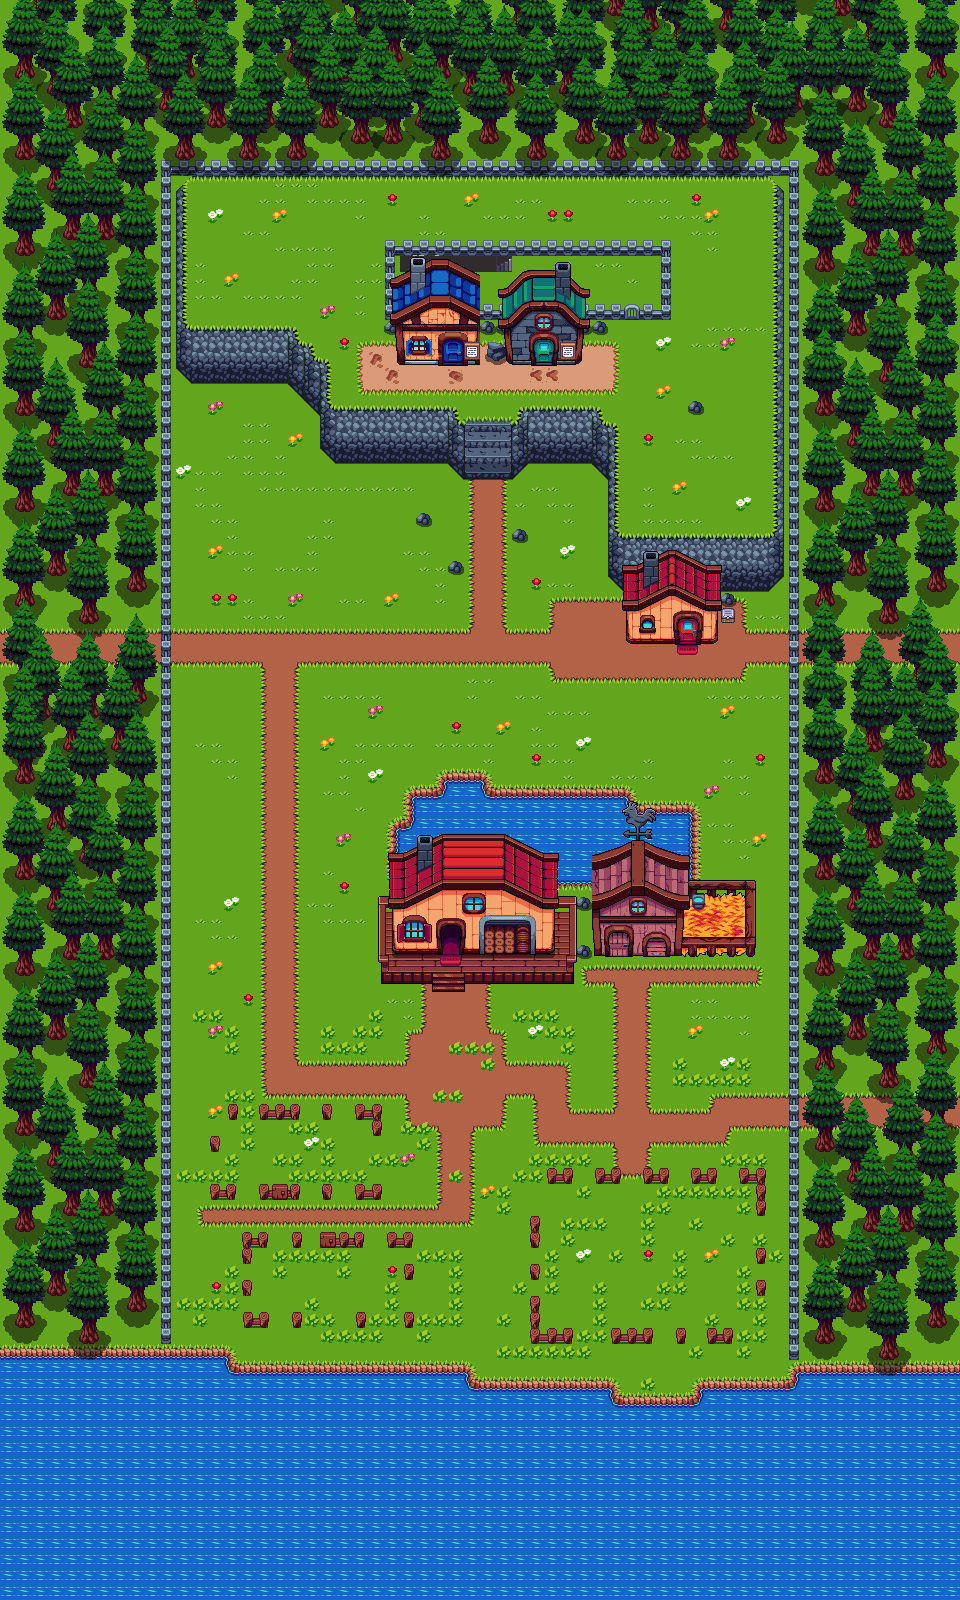

Rendered tile map (Tiled .tmx) drawn with the repository's tilesets; below, a short description and the map source with its tile grids summarised:
An orthogonal 60x100 tile map with 16x16 px tiles, 6 tile layers (suelo, capa montaña, capa valla, fondo, ...), 15 tilesets and 163 objects (puertaxoel, puertaeva, puertawuan, puertafinal).

<map version="1.10" tiledversion="1.10.2" orientation="orthogonal" renderorder="right-down" width="60" height="100" tilewidth="16" tileheight="16" infinite="0" nextlayerid="29" nextobjectid="581">
 <tileset firstgid="1" source="tilemap_summer.tsx" />
 <tileset firstgid="267" source="buildings_all.tsx" />
 <tileset firstgid="9426" source="tileset_enviorement_summer.tsx" />
 <tileset firstgid="9951" source="scarecrow.tsx" />
 <tileset firstgid="9957" source="tilemap_fall.tsx" />
 <tileset firstgid="10223" source="tileset_enviorement_fall.tsx" />
 <tileset firstgid="10748" source="tileset_enviorement_winter.tsx" />
 <tileset firstgid="11273" source="tilemap_winter.tsx" />
 <tileset firstgid="11539" source="scarecrow_snow.tsx" />
 <tileset firstgid="11545" source="arboles.tsx" />
 <tileset firstgid="11549" source="mapa_invierno_v1.tsx" />
 <tileset firstgid="23549" source="atlas_16x.tsx" />
 <tileset firstgid="24317" source="arboles_invierno.tsx" />
 <tileset firstgid="24319" source="arboles2.tsx" />
 <tileset firstgid="24330" source="mapa_verano_v1.tsx" />
 <layer id="11" name="suelo" width="60" height="100">
  <data>[6000 cells, 6000 non-empty, 27 distinct tile ids]</data>
 </layer>
 <layer id="6" name="capa montaña" width="60" height="100">
  <data>[6000 cells, 738 non-empty, 55 distinct tile ids]</data>
 </layer>
 <layer id="5" name="capa valla" width="60" height="100">
  <data>[6000 cells, 736 non-empty, 45 distinct tile ids]</data>
 </layer>
 <layer id="18" name="fondo" width="60" height="100">
  <data>[6000 cells, 2321 non-empty, 2321 distinct tile ids]</data>
 </layer>
 <layer id="13" name="capa casas2" width="60" height="100">
  <data>[6000 cells, 454 non-empty, 454 distinct tile ids]</data>
 </layer>
 <layer id="25" name="carteles" width="60" height="100">
  <data>[6000 cells, 4 non-empty, 2 distinct tile ids]</data>
 </layer>
 <objectgroup id="28" name="arboles">
  <object id="534" gid="24320" x="311" y="398.5" width="56" height="98" />
  <object id="535" gid="24320" x="200.75" y="353" width="56" height="98" />
  <object id="536" gid="24320" x="185.5" y="485" width="56" height="98" />
  <object id="537" gid="24320" x="170.75" y="631.75" width="56" height="98" />
  <object id="538" gid="24320" x="338.75" y="493.75" width="56" height="98" />
  <object id="539" gid="24320" x="254.25" y="661.75" width="56" height="98" />
  <object id="540" gid="24320" x="367" y="800.75" width="56" height="98" />
  <object id="541" gid="24320" x="579.75" y="683.75" width="56" height="98" />
  <object id="542" gid="24320" x="461.75" y="678.5" width="56" height="98" />
  <object id="543" gid="24320" x="490" y="490.5" width="56" height="98" />
  <object id="544" gid="24320" x="575" y="333.5" width="56" height="98" />
  <object id="545" gid="24320" x="569.75" y="276.75" width="56" height="98" />
  <object id="546" gid="24320" x="254.5" y="248" width="56" height="98" />
 </objectgroup>
 <objectgroup id="10" name="colisiones">
  <object id="195" x="165" y="162" width="634" height="11.5" />
  <object id="196" x="703" y="1379" width="97" height="64.3333" />
  <object id="197" x="589.333" y="1393.33" width="117" height="46.6667" />
  <object id="198" x="451.667" y="1379" width="161" height="62" />
  <object id="199" x="222" y="1361.67" width="240.333" height="80.3333" />
  <object id="203" x="160.667" y="1352" width="70" height="90.3333" />
  <object id="213" x="739" y="1168" width="26" height="10.3333" />
  <object id="221" x="755.33" y="1168.33" width="10.3333" height="42.833" />
  <object id="227" x="611" y="1328" width="41.833" height="10.3333" />
  <object id="236" x="530" y="1216" width="10.25" height="27.205" />
  <object id="291" x="789" y="152" width="15.5" height="1222.5" />
  <object id="292" x="143.5" y="147" width="28.5" height="1198.5" />
  <object id="293" x="381.182" y="973.18" width="51.4091" height="6.54545" />
  <object id="294" x="464.295" y="974" width="109.205" height="6.40909" />
  <object id="295" x="564.75" y="896.25" width="9" height="80" />
  <object id="296" x="380.5" y="896.5" width="8" height="76.5" />
  <object id="298" x="388.75" y="820.25" width="310.25" height="74.5" />
  <object id="299" x="392.5" y="901.75" width="162" height="45.5" />
  <object id="302" x="527" y="407.667" width="64.75" height="51.0833" />
  <object id="303" x="597.5" y="418" width="7.5" height="47.25" />
  <object id="305" x="591.75" y="411" width="6.25" height="49.75" />
  <object id="306" x="516" y="419" width="6.5" height="44.125" />
  <object id="307" x="522" y="410.5" width="5" height="50" />
  <object id="308" x="511.5" y="423.5" width="8.5" height="42.25" />
  <object id="309" x="511.625" y="464" width="6" height="5" />
  <object id="310" x="511.75" y="466.125" width="3" height="6" />
  <object id="311" x="450" y="410.273" width="6" height="50.3523" />
  <object id="312" x="460" y="421.864" width="5" height="49.3864" />
  <object id="313" x="454.5" y="417.5" width="7" height="48.25" />
  <object id="314" x="335.75" y="407.5" width="115.75" height="51" />
  <object id="315" x="330.875" y="408" width="12" height="47" />
  <object id="316" x="320" y="367.5" width="6.5" height="77.5" />
  <object id="317" x="384.667" y="240" width="285.167" height="75.5" />
  <object id="318" x="505.045" y="317.864" width="77.9545" height="40.4545" />
  <object id="327" x="153" y="170.5" width="27.75" height="193" />
  <object id="346" x="653" y="911" width="9.5" height="19" />
  <object id="347" x="661.5" y="923" width="5" height="5.5" />
  <object id="348" x="651" y="924.5" width="2.5" height="2.5" />
  <object id="349" x="649.5" y="921.5" width="6" height="6.5" />
  <object id="356" x="774.5" y="760" width="0.5" />
  <object id="381" x="776.68" y="171.773" width="14.0909" height="397.636" />
  <object id="403" x="160.25" y="1345.5" width="68" height="25.25" />
  <object id="404" x="222.5" y="1347.75" width="11.75" height="32" />
  <object id="405" x="231" y="1353.75" width="5.5" height="26.75" />
  <object id="406" x="456.25" y="1362.5" width="14.75" height="30.75" />
  <object id="408" x="468.25" y="1366.25" width="8.25" height="32.25" />
  <object id="409" x="600.25" y="1380.3" width="19.2955" height="33.4545" />
  <object id="410" x="599.25" y="1389" width="21.9091" height="22.25" />
  <object id="411" x="591.5" y="1382" width="21.75" height="11" />
  <object id="412" x="691.75" y="1380.25" width="16.25" height="33.75" />
  <object id="413" x="700" y="1379.25" width="14.25" height="9.75" />
  <object id="414" x="787.25" y="1368.83" width="16.0833" height="40.9167" />
  <object id="415" x="794" y="1364.75" width="18.5" height="26" />
  <object id="418" x="628" y="594" width="88.6667" height="41.6667" />
  <object id="429" x="403.939" y="1263.75" width="9.72727" height="10.75" />
  <object id="445" x="258.917" y="1184.38" width="41" height="10.5758" />
  <object id="446" x="258.917" y="1104.05" width="40.75" height="10.6667" />
  <object id="447" x="371.606" y="1104.05" width="10.2727" height="27" />
  <object id="448" x="209.917" y="1136.05" width="9.5" height="11.25" />
  <object id="449" x="395.75" y="320.75" width="87.1667" height="35.8333" />
  <object id="450" x="389.5" y="318.5" width="8" height="5.75" />
  <object id="451" x="469.5" y="312" width="40.25" height="16.5" />
  </objectgroup>
</map>
<!-- 88 of 163 objects omitted -->
